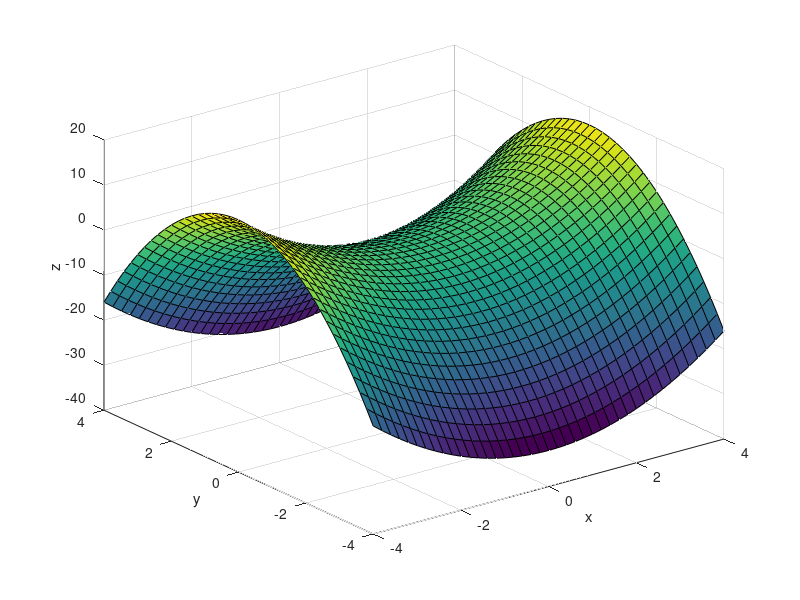

Reproduce this figure in MATLAB.
% SKU CoE ITE - ParkSooYoung
% Grade 3 , Semester 1 , Chapter 1-3-2 , Number 6

[x, y] = meshgrid(-4:0.2:4);
z = x.^2-2*y.^2;
surf(x, y, z);
xlabel('x');
ylabel('y');
zlabel('z');
